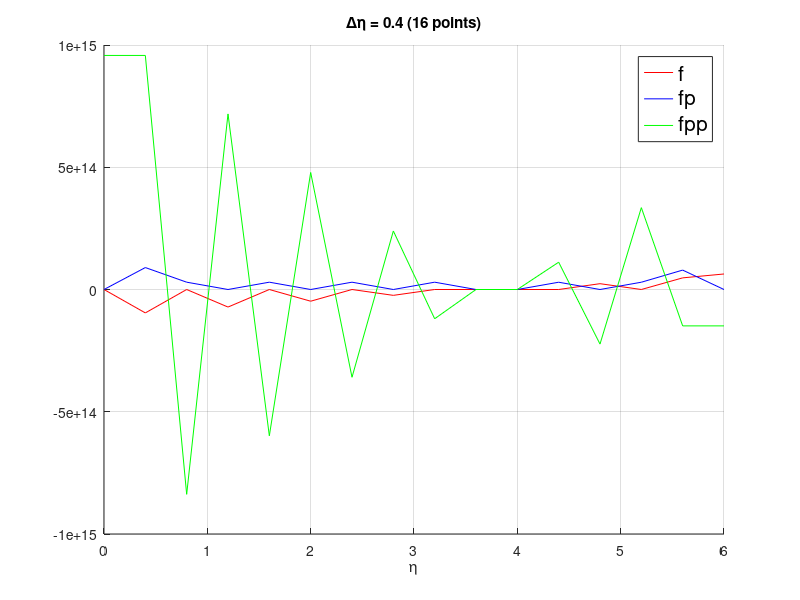

Reproduce this figure in MATLAB.
clc
clear
% 初始化邊界
% Set tolerance and maximum number of iterations
tol = 10^(-4);
maxIter = 134;

% Set up grid and initial guesses for f and g 其中 g = f'
% delta : 0.4, 0.3, 0.2, 0.1
delta_eta = 0.4;
eta = 0:delta_eta:6;
pt_num = length(eta);
f = (eta.^2)/12;
g = (eta/6);

% Calculate derivative at interior points using central differences
df = zeros(size(eta));
dg = zeros(size(eta));
d2f = zeros(size(eta));
d2g = zeros(size(eta));

%%%%%%%%%%%%%%%%%%%%%%%%%%%%%%%%%%% Start iterating %%%%%%%%%%%%%%%%%%%%%%%%%%%%%%%%%%%

for m = 1:maxIter
    fprintf('Iteration:%d\n', m)
    % Calculate 1st and 2nd derivative of f and g using 3-point central differences
    for i = 2:length(eta)-1
        df(i) = (f(i+1) - f(i-1)) / (2*delta_eta);
        dg(i) = (g(i+1) - g(i-1)) / (2*delta_eta);
        d2f(i) = (f(i+1) - 2*f(i) + f(i-1)) / (delta_eta)^2;
        d2g(i) = (g(i+1) - 2*g(i) + g(i-1)) / (delta_eta)^2;
    end

    % Calculate 1st and 2nd derivative of g and g at end points using 3-point one-sided differences
    df(1) = (4*f(2) - 3*f(1) - f(3)) / (2*delta_eta);%Right-sided OK
    dg(1) = (4*g(2) - 3*g(1) - g(3)) / (2*delta_eta);%Right-sided

    d2f(1) = (f(3) - 2*f(2) + f(1) ) / (delta_eta)^2;%Right-sided OK
    d2g(1) = (g(3) - 2*g(2) + g(1) ) / (delta_eta)^2;%Right-sided

    df(end) = (-4*f(end-1) + 3*f(end) + f(end-2)) / (2*delta_eta);%Left-sided OK
    dg(end) = (-4*g(end-1) + 3*g(end) + g(end-2)) / (2*delta_eta);%Left-sided

    d2f(end) = (f(end-2) + f(end) - 2*f(end-1)) / (delta_eta)^2;%Left-sided OK
    d2g(end) = (g(end-2) + g(end) - 2*g(end-1)) / (delta_eta)^2;%Left-sided

    % Initialize the iter matrix (refresh after each iteration)
    iter_mat = zeros(2*pt_num,2*pt_num);

    % 左上初始化
    for i=2:pt_num
        if ( i==2 ) % Right-sided
            iter_mat(i,i) = -3/(2*delta_eta);
            iter_mat(i,i+1) = 4/(2*delta_eta);
            iter_mat(i,i+2) = -1/(2*delta_eta);
            continue;
        end
        if ( i==pt_num ) % Left-sided
            iter_mat(i,i) = 3/(2*delta_eta);
            iter_mat(i,i-1) = -4/(2*delta_eta);
            iter_mat(i,i-2) = 1/(2*delta_eta);
            continue;
        end
        iter_mat(i,i+1) = 1/(2*delta_eta);
        iter_mat(i,i-1) = -1/(2*delta_eta);
    end

    % 右上初始化 OK
    for i=1:pt_num
        if ( i==1 || i==pt_num )
            continue;
        end
        iter_mat(i,i+pt_num) = -1;
    end

    % 左下初始化 OK
    for i=2:pt_num-1
        iter_mat(i+pt_num,i) = dg(i);
    end

    % 右下初始化 OK
    % f*D1
    for i=pt_num+2:2*pt_num-1
        if ( i==pt_num+2 ) % Right-sided
            iter_mat(i,i) = -3*f(i-pt_num)/(2*delta_eta);
            iter_mat(i,i+1) = 4*f(i-pt_num)/(2*delta_eta);
            iter_mat(i,i+2) = -1*f(i-pt_num)/(2*delta_eta);
            continue;
        end
        if ( i==2*pt_num-1 ) % Left-sided
            iter_mat(i,i) = 3*f(i-pt_num)/(2*delta_eta);
            iter_mat(i,i-1) = -4*f(i-pt_num)/(2*delta_eta);
            iter_mat(i,i-2) = 1*f(i-pt_num)/(2*delta_eta);
            continue;
        end
        iter_mat(i,i+1) = f(i-pt_num)/(2*delta_eta);
        iter_mat(i,i-1) = -f(i-pt_num)/(2*delta_eta);
    end
    % D2
    for i=pt_num+2:2*pt_num-1
        if ( i==pt_num+2 ) % Right-sided
            iter_mat(i,i) = 1/(delta_eta)^2 + iter_mat(i,i);
            iter_mat(i,i+1) = -2/(delta_eta)^2 + iter_mat(i,i+1);
            iter_mat(i,i+2) = 1/(delta_eta)^2 + iter_mat(i,i+2);
            continue;
        end
        if ( i==2*pt_num-1 ) % Left-sided
            iter_mat(i,i) = 1/(delta_eta)^2 + iter_mat(i,i);
            iter_mat(i,i-1) = -2/(delta_eta)^2 + iter_mat(i,i-1);
            iter_mat(i,i-2) = 1/(delta_eta)^2 + iter_mat(i,i-2);
            continue;
        end
        iter_mat(i,i-1) = 1/(delta_eta)^2 + iter_mat(i,i-1);
        iter_mat(i,i) = -2/(delta_eta)^2 + iter_mat(i,i);
        iter_mat(i,i+1) = 1/(delta_eta)^2 + iter_mat(i,i+1);
    end

    % 邊界初始化(考慮B.C.) OK
    [iter_mat(1,1),iter_mat(pt_num+1,pt_num+1),iter_mat(2*pt_num,2*pt_num)] = deal(1);

    % Initialize the result matrix
    result_mat = zeros(2*pt_num,1);
    for i=1:pt_num
        result_mat(i,1) = (g(i) - df(i));
        result_mat(i+pt_num,1) = (-f(i)*dg(i)-d2g(i));
    end

    [result_mat(1,1),result_mat(pt_num+1,1),result_mat(2*pt_num,1)] = deal(0); % 因為假設的邊界條件預設為 0 故此矩陣對應的元素也為 0

    % 求得修正項的矩陣
    modf_mat = rot90(iter_mat\result_mat);
    %[modf_mat(1,1),modf_mat(1,pt_num+1),modf_mat(1,2*pt_num)] = deal(0); % 將假設的邊界條件預設為 0

    % 檢查是否符合需求，有則跳出並繪圖，否則繼續迭代
    if( all(abs(modf_mat(1,1:pt_num))<tol) )
        break;
    end

    % 將原先的 f、g 加上修正矩陣，得到新的 f、g
    f = f + modf_mat(1,1:pt_num);
    g = g + modf_mat(1,pt_num+1:2*pt_num);

end

%%%%%%%%%%%%%%%%%%%%%%%%%%%%%%%%%%% End of iteration %%%%%%%%%%%%%%%%%%%%%%%%%%%%%%%%%%%

% plot
hold on
plot(eta,f,'r-');
plot(eta,g,'b-');
plot(eta,d2f,'g-');
xlabel('η');
grid on
title('∆η = 0.4 (16 points)')
legend('f', 'fp','fpp','Location', 'NorthEast','FontSize', 15);
